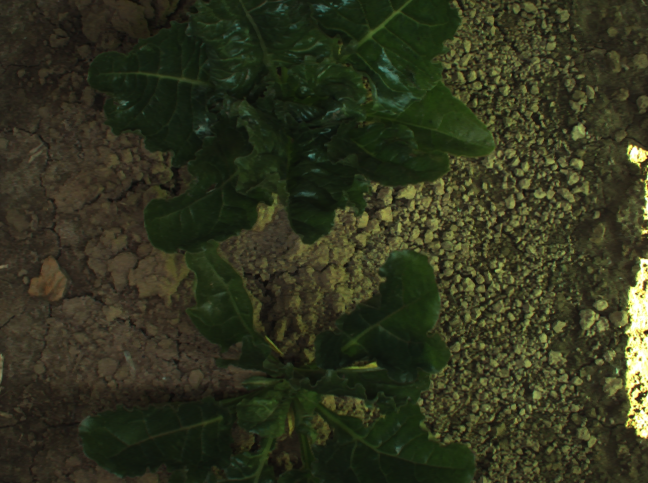
#> input picture veryHealthy/rgb_0054.png, 1296 x 966 px (shown at 1/2 size)
$ python generateNdvi.py
#> lines starting #> are read from the running program, lines starting #| are printed output that depends on the picture
from PIL import Image

img = Image.open('rgb_0054.png')
#> img is the input picture: PIL image 1296x966 RGB; mean R, G, B 48.1, 50.7, 30
data = img.getdata()

img1 = Image.open('nir_0054.png')
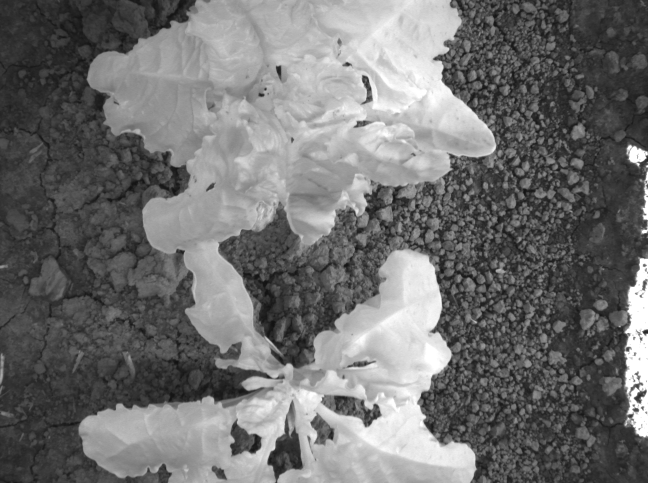
#> input picture veryHealthy/nir_0054.png, 1296 x 966 px (shown at 1/2 size)
#> img1 is the input picture: PIL image 1296x966 L; min 17, max 255, mean 112.1
data2 = img1.getdata()

r = [d[0] for d in data]
#> r = 1251936 items
g = [d[1] for d in data]
#> g = 1251936 items
b = [d[2] for d in data]
#> b = 1251936 items

ndvi=[]
nir=list(data2)
#> nir = 1251936 items
count=0
value_l0=0
value_0_4=0
value_1=0
value_g1=0
ndvi_255=[]
ndviSum = []

count = 0

for i in range(len(r)):
	try:
		nd=(nir[i]-r[i])/(nir[i]+r[i])
		if (0.235 <= nd <= 1):
			ndviSum.append(nd)
			count +=1
		if(-1<=nd<=-0.941):
				ndvi_255.append((119, 0, 0))
		elif(-0.941<nd<=-0.824):
			ndvi_255.append((136,0,0))
		elif(-0.824<nd<=-0.706):
			ndvi_255.append((153,0,0))
		elif(-0.706<nd<=-0.588):
			ndvi_255.append((170,0,0))
		elif(-0.588<nd<=-0.471):
			ndvi_255.append((187,0,0))
		elif(-0.471<nd<=-0.353):
			ndvi_255.append((204,0,0))
		elif(-0.353<nd<=-0.235):
			ndvi_255.append((221,0,0))
		elif(-0.235<nd<=-0.118):
			ndvi_255.append((238,0,0))
		elif(-0.118<nd<=0.235):
			ndvi_255.append((255,0,0)) #ground red
		elif(0.235<nd<=0.353):
			ndvi_255.append((255,204,0))#light yellow
		elif(0.353<nd<=0.471):
			ndvi_255.append((255,255,0)) #yellow
		elif(0.471<nd<=0.588):
			ndvi_255.append((0,255,0))
		elif(0.588<nd<=0.706):
			ndvi_255.append((0,136,0))
		elif(0.706<nd<=1):
			ndvi_255.append((0,66,0))
		ndvi.append((nd))
	except Exception as e:
		print(e)
		ndvi.append(1)
		ndvi_255.append((0,66,0))
		count+=1
#> this loop made 1251936 passes
#> nd on passes 1 to 3: 0.0105, 0.0426, 0.0652
#> after the loop, count = 522447; ndvi = 1251936 items; ndviSum = 522447 items; ndvi_255 = 1251936 items

puraNdvi = sum(ndviSum)/ count
#> puraNdvi = 0.699
print(round(puraNdvi, 4))
#| 0.6993

if(0.0000 <= puraNdvi <= 0.3300):
	print("PLant is Unhealthy")
elif(0.3300 <= puraNdvi <= 0.6600):
	print("Plant is Moderately Healthy")
elif(0.6600 <= puraNdvi <= 1.0000):
	print("Plant is very Healthy")

# print(ndvi_255)
img.putdata(ndvi_255)
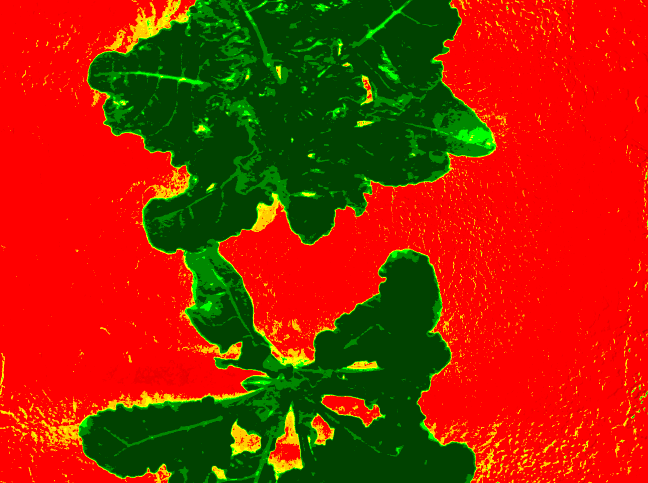
#> img: PIL image 1296x966 RGB (shown at 1/2 size); mean R, G, B 159.6, 41.5, 0
img.save('ndvi_0054.png')


# [13 lines of commented-out code are left out]
